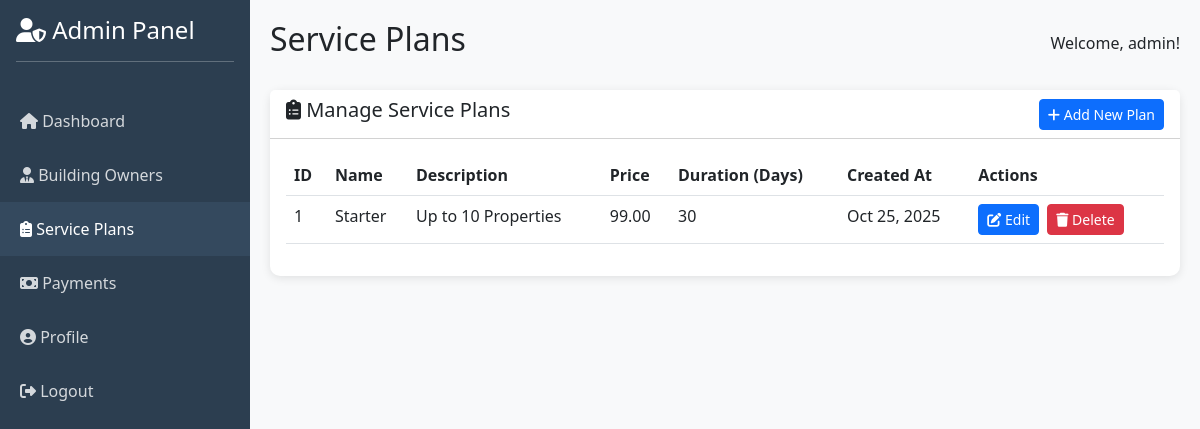
The app's page /admin/service_plans.php (signed in) with its own data.
### tables this page shows
CREATE TABLE `service_plans` (
  `id` int(11) NOT NULL,
  `name` varchar(100) NOT NULL,
  `description` text,
  `price` decimal(10,2) NOT NULL,
  `duration_days` int(11) NOT NULL,
  `created_at` timestamp NOT NULL DEFAULT CURRENT_TIMESTAMP
);

### admin/service_plans.php (the view, shortened to what this page needs)
<?php
global $conn;
$service_plans_query = $conn->query("SELECT * FROM service_plans ORDER BY price ASC");
?>
<!DOCTYPE html>
<html lang="en">
<head>
    <link href="https://cdn.jsdelivr.net/npm/bootstrap@5.3.0/dist/css/bootstrap.min.css" rel="stylesheet">
    <link rel="stylesheet" href="https://cdnjs.cloudflare.com/ajax/libs/font-awesome/6.4.0/css/all.min.css">
</head>
<body>
    <div class="sidebar">
        <div class="p-3">
            <h4><i class="fas fa-user-shield"></i> Admin Panel</h4>
            <hr>
        </div>
        <nav class="nav flex-column">
            <a class="nav-link" href="dashboard.php">
                <i class="fas fa-home"></i> Dashboard
            </a>
            <a class="nav-link" href="owners.php">
                <i class="fas fa-user-tie"></i> Building Owners
            </a>
            <a class="nav-link active" href="service_plans.php">
                <i class="fas fa-clipboard-list"></i> Service Plans
            </a>
            <a class="nav-link" href="owner_payments.php">
                <i class="fas fa-money-bill"></i> Payments
            </a>
            <a class="nav-link" href="profile.php">
                <i class="fas fa-user-circle"></i> Profile
            </a>
            <a class="nav-link" href="logout.php">
                <i class="fas fa-sign-out-alt"></i> Logout
            </a>
        </nav>
    </div>
    <div class="main-content">
        <div class="d-flex justify-content-between align-items-center mb-4">
            <h2>Service Plans</h2>
            <span>Welcome, <?php echo $_SESSION['admin_username']; ?>!</span>
        </div>
        <div class="card">
            <div class="card-header bg-white d-flex justify-content-between align-items-center">
                <h5><i class="fas fa-clipboard-list"></i> Manage Service Plans</h5>
                <a href="add_service_plan.php" class="btn btn-primary btn-sm">
                    <i class="fas fa-plus"></i> Add New Plan
                </a>
            </div>
            <div class="card-body">
                <table class="table table-hover">
                    <thead>
                        <tr>
                            <th>ID</th>
                            <th>Name</th>
                            <th>Description</th>
                            <th>Price</th>
                            <th>Duration (Days)</th>
                            <th>Created At</th>
                            <th>Actions</th>
                        </tr>
                    </thead>
                    <tbody>
                        <?php if ($service_plans_query->num_rows > 0): ?>
                            <?php while ($plan = $service_plans_query->fetch_assoc()): ?>
                            <tr>
                                <td><?php echo $plan['id']; ?></td>
                                <td><?php echo htmlspecialchars($plan['name']); ?></td>
                                <td><?php echo htmlspecialchars($plan['description']); ?></td>
                                <td><?php echo htmlspecialchars(number_format($plan['price'], 2)); ?></td>
                                <td><?php echo htmlspecialchars($plan['duration_days']); ?></td>
                                <td><?php echo date('M d, Y', strtotime($plan['created_at'])); ?></td>
                                <td>
                                    <a href="edit_service_plan.php?id=<?php echo $plan['id']; ?>" class="btn btn-sm btn-primary me-1"><i class="fas fa-edit"></i> Edit</a>
                                    <a href="delete_service_plan.php?id=<?php echo $plan['id']; ?>" class="btn btn-sm btn-danger" onclick="return confirm('Are you sure you want to delete this service plan?');"><i class="fas fa-trash"></i> Delete</a>
                                </td>
                            </tr>
                            <?php endwhile; ?>
                        <?php else: ?>
                            <tr>
                                <td colspan="7">No service plans found.</td>
                            </tr>
                        <?php endif; ?>
                    </tbody>
                </table>
            </div>
        </div>
    </div>
</body>
</html>

### admin/service_plans.php (style rules this page uses)
body { background: #f8f9fa; }
.sidebar { min-height: 100vh; background: #2c3e50; color: white; position: fixed; width: 250px; }
.sidebar .nav-link { color: rgba(255,255,255,0.8); padding: 15px 20px; transition: all 0.3s; }
.sidebar .nav-link:hover, .sidebar .nav-link.active { background: #34495e; color: white; }
.main-content { margin-left: 250px; padding: 20px; }
.card { border: none; border-radius: 10px; box-shadow: 0 2px 10px rgba(0,0,0,0.1); }

### records on screen
service_plans: id "1", name "Starter", description "Up to 10 Properties", price "99.00", duration_days "30", created_at "Oct 25, 2025"

### other values on screen
$_SESSION['admin_username'] "admin"
